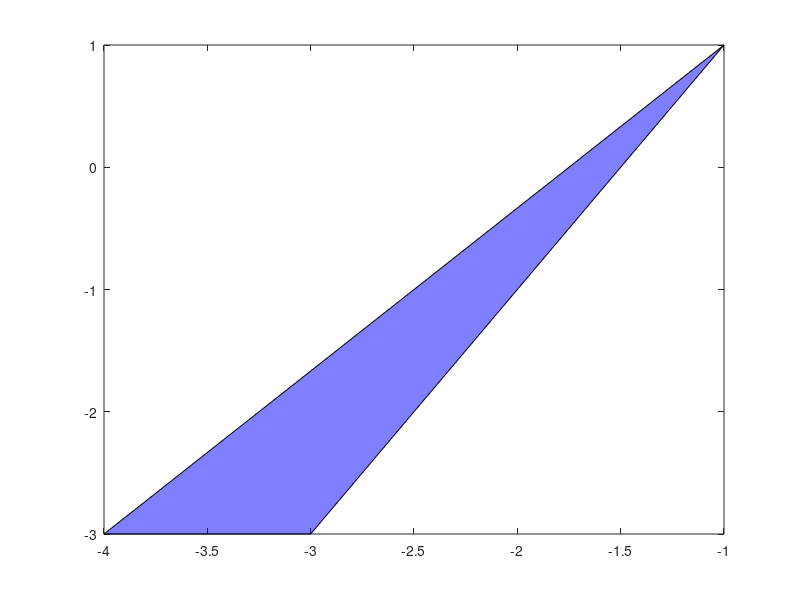

Write MATLAB code to recreate this figure.
figure
 vertices_ineq1 = [-4, -3; -3, -3; -1, 1];
%vertices_ineq2 = [6, 3; 3, 5; 2, 1];
%return

% Plot the inequalities
%figure;
 xlim([-5, 0]); % Set x-axis range from 0 to 6
 ylim([-2, 2]); % Set y-axis range from 0 to 6
fill(vertices_ineq1(:, 1), vertices_ineq1(:, 2), 'b', 'FaceAlpha', .5);
hold on;
 return
figure
 syms x y 
 z = -5*y -4*x -20+40
% %z = (x^2-y^2+x*y)
 h=fsurf(x,y,z,[-7 5 -5 5],'r');
 set(h,'edgecolor','none','facecolor',[.1 .9 .1])
 xlim([-5, 0]); % Set x-axis range from 0 to 6
 ylim([-5, 5]); % Set y-axis range from 0 to 6
 hold on
 vertices_ineq1 = [-5, -4, -5; 0, -4, -5; -5, 5, -5];
%vertices_ineq2 = [6, 3; 3, 5; 2, 1];
%return

% Plot the inequalities
%figure;
fill(vertices_ineq1(:, 1), vertices_ineq1(:, 2), 'b', 'FaceAlpha', .5);
hold on;
 return
 
 z = -5*y -4*x -20
  fsurf(-5,0,0,[-7 5 -5 5],'b');
  hold on
  fsurf(0,-4,0,[-7 5 -5 5],'b');
  hold on
  
  %fsurf(x,x-5,0,[-5 5 -5 5],'b');
  hold on

 return
% 

figure
vertices_ineq1 = [2, 1; 4, 0; 6, 3];
vertices_ineq2 = [6, 3; 3, 5; 2, 1];
%return

% Plot the inequalities
%figure;
fill(vertices_ineq1(:, 1), vertices_ineq1(:, 2), 'b', 'FaceAlpha', 0.5);
hold on;
fill(vertices_ineq2(:, 1), vertices_ineq2(:, 2), 'r', 'FaceAlpha', 0.5);
axis equal;
return

syms x y 
%z = (15*x^2-3*x*y+10*y^2+90*x-65*y+75)/(3*x-2*y+25);
%z = 2*y^2/(y+2-x);
%z = 2*y+x-2;
%z = x*y;
%z = (90*x - 65*y - 3*x*y + 15*x^2 + 10*y^2 + 75)/(3*x - 2*y + 25)
%z = (30*x - 30*y - x*y + 5*x^2 + 5*y^2 + 25)/(x - y + 10)
figure
z = x*y
z = (8*x + 6*y - 4*x*y - 2*x^2 + 2*y^2 - 8)/(y - 2*x + 3)
z = - 4*x - 5*y - 20
z = (155*x - 5*y + 4*x*y + 35*x^2 + 5*y^2 - 100)/(7*x - y + 40)
z = (2*x^2-y^2-x*y)
ezsurf(x,y,z,[-5 5 -5 5]);
xlim([-5, 5]); % Set x-axis range from 0 to 6
ylim([-4, 4]); % Set y-axis range from 0 to 6
return


z = -exp(-x^2 ) + exp(x+0.25)
z = (336*x+672*y-12432)/sqrt(3*(-x-2*y+37))
z = (336*x+672*y-12432)/sqrt(3*(-x-2*y+37))
%ezsurf(x,y,z,[0 2 0 2]);
%ezsurf(x,y,z,[-5 1 -4 5]);
ezsurf(x,y,z,[-5 5 -5 5]);
return

vertices_ineq1 = [0, 0; 1, 0; 0, 1];
vertices_ineq2 = [-1, -1; 0, 1; 1, -1];

% Plot the inequalities
figure;
fill(vertices_ineq1(:, 1), vertices_ineq1(:, 2), 'b', 'FaceAlpha', 0.5);
hold on;
fill(vertices_ineq2(:, 1), vertices_ineq2(:, 2), 'r', 'FaceAlpha', 0.5);
axis equal;